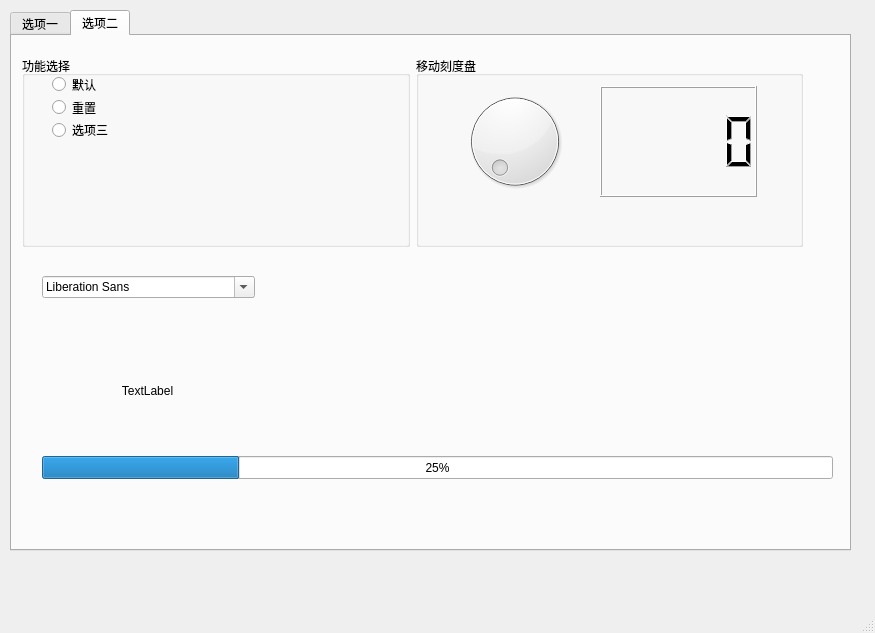
<?xml version="1.0" encoding="UTF-8"?>
<ui version="4.0">
 <class>MainWindow</class>
 <widget class="QMainWindow" name="MainWindow">
  <property name="geometry">
   <rect>
    <x>0</x>
    <y>0</y>
    <width>875</width>
    <height>633</height>
   </rect>
  </property>
  <property name="windowTitle">
   <string>复杂窗口</string>
  </property>
  <widget class="QWidget" name="centralwidget">
   <widget class="QTabWidget" name="tabWidget">
    <property name="geometry">
     <rect>
      <x>10</x>
      <y>10</y>
      <width>841</width>
      <height>541</height>
     </rect>
    </property>
    <property name="currentIndex">
     <number>1</number>
    </property>
    <widget class="QWidget" name="tab">
     <attribute name="title">
      <string>选项一</string>
     </attribute>
     <widget class="QTabWidget" name="tabWidget_2">
      <property name="geometry">
       <rect>
        <x>0</x>
        <y>0</y>
        <width>781</width>
        <height>451</height>
       </rect>
      </property>
      <property name="currentIndex">
       <number>0</number>
      </property>
      <widget class="QWidget" name="tab_3">
       <attribute name="title">
        <string>树</string>
       </attribute>
       <widget class="QTreeWidget" name="treeWidget">
        <property name="geometry">
         <rect>
          <x>0</x>
          <y>0</y>
          <width>991</width>
          <height>521</height>
         </rect>
        </property>
        <column>
         <property name="text">
          <string>第一列</string>
         </property>
        </column>
        <column>
         <property name="text">
          <string>第二列</string>
         </property>
        </column>
        <item>
         <property name="text">
          <string>条目一</string>
         </property>
         <item>
          <property name="text">
           <string>子条目一</string>
          </property>
         </item>
         <item>
          <property name="text">
           <string>子条目二</string>
          </property>
         </item>
        </item>
       </widget>
      </widget>
      <widget class="QWidget" name="tab_4">
       <attribute name="title">
        <string>日历</string>
       </attribute>
       <widget class="QWidget" name="verticalLayoutWidget">
        <property name="geometry">
         <rect>
          <x>9</x>
          <y>9</y>
          <width>761</width>
          <height>411</height>
         </rect>
        </property>
        <layout class="QVBoxLayout" name="verticalLayout">
         <item>
          <widget class="QDateEdit" name="dateEdit"/>
         </item>
         <item>
          <widget class="QCalendarWidget" name="calendarWidget"/>
         </item>
        </layout>
       </widget>
      </widget>
     </widget>
    </widget>
    <widget class="QWidget" name="tab_2">
     <attribute name="title">
      <string>选项二</string>
     </attribute>
     <widget class="QFontComboBox" name="fontComboBox">
      <property name="geometry">
       <rect>
        <x>30</x>
        <y>240</y>
        <width>213</width>
        <height>22</height>
       </rect>
      </property>
     </widget>
     <widget class="QLabel" name="label">
      <property name="geometry">
       <rect>
        <x>10</x>
        <y>300</y>
        <width>251</width>
        <height>111</height>
       </rect>
      </property>
      <property name="text">
       <string>&lt;html&gt;&lt;head/&gt;&lt;body&gt;&lt;p&gt;TextLabel&lt;/p&gt;&lt;/body&gt;&lt;/html&gt;</string>
      </property>
      <property name="alignment">
       <set>Qt::AlignCenter</set>
      </property>
     </widget>
     <widget class="QProgressBar" name="progressBar">
      <property name="geometry">
       <rect>
        <x>30</x>
        <y>420</y>
        <width>791</width>
        <height>23</height>
       </rect>
      </property>
      <property name="value">
       <number>25</number>
      </property>
     </widget>
     <widget class="QWidget" name="layoutWidget">
      <property name="geometry">
       <rect>
        <x>10</x>
        <y>20</y>
        <width>781</width>
        <height>191</height>
       </rect>
      </property>
      <layout class="QHBoxLayout" name="horizontalLayout_2">
       <item>
        <widget class="QGroupBox" name="groupBox">
         <property name="title">
          <string>功能选择</string>
         </property>
         <widget class="QWidget" name="layoutWidget">
          <property name="geometry">
           <rect>
            <x>30</x>
            <y>20</y>
            <width>91</width>
            <height>62</height>
           </rect>
          </property>
          <layout class="QVBoxLayout" name="verticalLayout_2">
           <item>
            <widget class="QRadioButton" name="radioButton">
             <property name="text">
              <string>默认</string>
             </property>
            </widget>
           </item>
           <item>
            <widget class="QRadioButton" name="radioButton_2">
             <property name="text">
              <string>重置</string>
             </property>
            </widget>
           </item>
           <item>
            <widget class="QRadioButton" name="radioButton_3">
             <property name="text">
              <string>选项三</string>
             </property>
            </widget>
           </item>
          </layout>
         </widget>
        </widget>
       </item>
       <item>
        <widget class="QGroupBox" name="groupBox_2">
         <property name="title">
          <string>移动刻度盘</string>
         </property>
         <widget class="QWidget" name="layoutWidget">
          <property name="geometry">
           <rect>
            <x>20</x>
            <y>30</y>
            <width>321</width>
            <height>111</height>
           </rect>
          </property>
          <layout class="QHBoxLayout" name="horizontalLayout">
           <item>
            <widget class="QDial" name="dial"/>
           </item>
           <item>
            <widget class="QLCDNumber" name="lcdNumber"/>
           </item>
          </layout>
         </widget>
        </widget>
       </item>
      </layout>
     </widget>
    </widget>
   </widget>
  </widget>
  <widget class="QMenuBar" name="menubar">
   <property name="geometry">
    <rect>
     <x>0</x>
     <y>0</y>
     <width>875</width>
     <height>23</height>
    </rect>
   </property>
  </widget>
  <widget class="QStatusBar" name="statusbar"/>
 </widget>
 <resources/>
 <connections/>
</ui>
